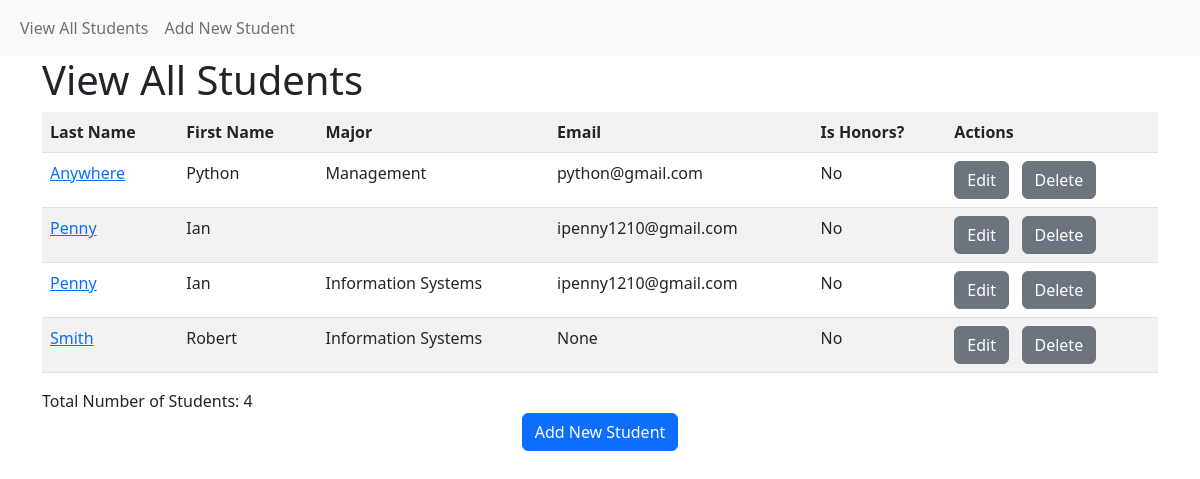
The app's page /student/view, older data.
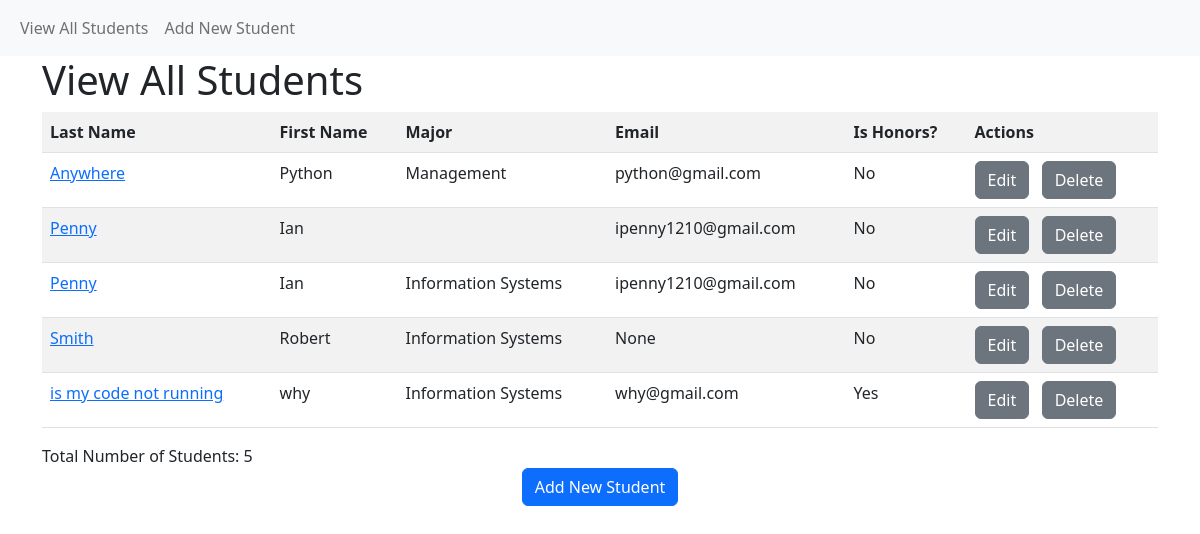
The same page, newer data.
### models.py (models this page shows, shortened)
class Student(db.Model):
    __tablename__ = "student"
    student_id = db.Column(db.Integer, primary_key=True)
    first_name = db.Column(db.String(30), nullable=False)
    last_name = db.Column(db.String(50), nullable=False)
    major_id = db.Column(db.Integer, db.ForeignKey('major.major_id'))
    email = db.Column(db.String(100))
    birth_date = db.Column(db.DateTime, nullable=False)
    num_credits_completed = db.Column(db.Integer, nullable=False)
    gpa = db.Column(db.Float, nullable=False)
    is_honors = db.Column(db.Boolean, nullable=False)

class Major(db.Model):
    __tablename__ = "major"
    major_id = db.Column(db.Integer, primary_key=True)
    major = db.Column(db.String(30), nullable=False)
    students = db.relationship('Student', backref='students')

### app.py (the view)
@app.route('/student/view')
def student_view_all():
    students = Student.query.outerjoin(Major, Student.major_id == Major.major_id) \
        .add_entity(Major) \
        .order_by(Student.last_name, Student.first_name) \
        .all()
    return render_template('student_view_all.html', students=students)

### templates/student_view_all.html (shortened to what this page needs)
{% extends "base.html" %}
{% block page_head %}
    View All Students
{% endblock %}
{% block page_content %}
    <div class="row">
    <div class="col">
    <table class="table table-striped">
        <tr>
            <th>Last Name</th>
            <th>First Name</th>
            <th>Major</th>
            <th>Email</th>
            <th>Is Honors?</th>
            <th>Actions</th>
        </tr>
        {% for each_student, each_major in students %}
        <tr>
            <td><a href="{{ url_for('student_view', student_id=each_student['student_id']) }}">{{ each_student['last_name'] }}</a></td>
            <td>{{ each_student['first_name'] }}</td>
            <td>{{ each_major['major'] }}</td>
            <td>{{ each_student['email'] }}</td>
            <td>{{ 'Yes' if each_student['is_honors'] == 1 else 'No' }}</td>
            <td>
                <a href="{{ url_for('student_edit', student_id=each_student['student_id']) }}" class="btn btn-secondary" role="button">Edit</a>
                <a href="{{ url_for('student_delete', student_id=each_student['student_id']) }}" class="btn btn-secondary" role="button">Delete</a>
            </td>
        </tr>
        {% endfor %}
    </table>
    </div>
    </div>
    <div class="row">
        <div class="col">
            Total Number of Students: {{ students|length }}
        </div>
    </div>
    <div class="row">
        <div class="col text-center">
            <a href="{{ url_for('student_create') }}" class="btn btn-primary" role="button">Add New Student</a>
        </div>
    </div>
{% endblock %}

Row changes from the older to the newer data that the page shows:
added Student: last_name "is my code not running", first_name "why", major "Information Systems", email "why@gmail.com", is_honors "Yes"
Text that changed along with them:
{{ students|length }}: "4" → "5"
